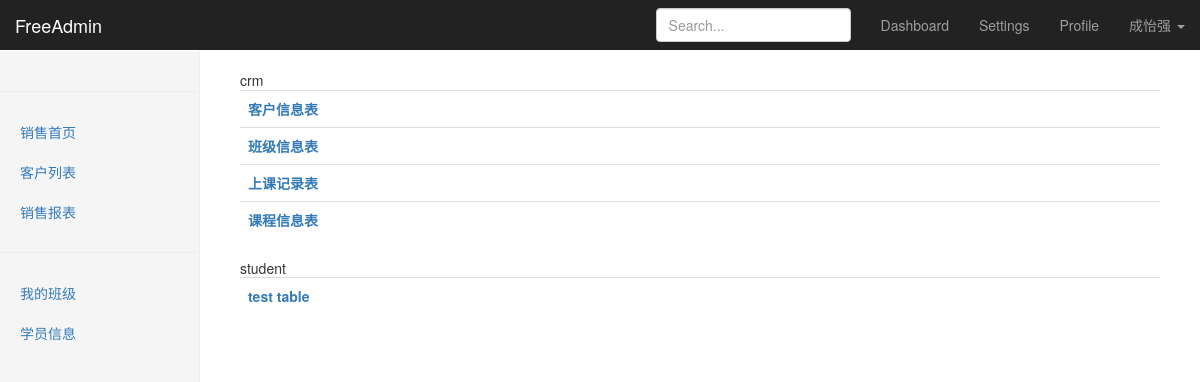
The page /freeadmin/ (signed in) on the database its author committed.
### crm/models.py (models this page shows, shortened)
class UserProfile(models.Model):
    user = models.OneToOneField(User)
    name = models.CharField(max_length=32)
    roles = models.ManyToManyField("Role", blank=True, null=True)
    class Meta:
        permissions = (
            ('crm_app_index', '可以查看freeadmin所有的app首页'),
            ('crm_table_list', '可以查看freeadmin表里的所有数据'),
            ('crm_table_list_view', '可以查看freeadmin表里每条数据的修改页'),
            ('crm_table_list_change', '可以修改freeadmin表里每条数据'),
            ('crm_table_list_add', '可以添加数据'),
        )

class Role(models.Model):
    name = models.CharField(unique=True, max_length=32)
    menus = models.ManyToManyField("Menu")

class Menu(models.Model):
    name = models.CharField(unique=True, max_length=32)
    url_type = models.SmallIntegerField(choices=((0, 'relative_name'), (1, 'absolute_url')))
    url_name = models.CharField(unique=True, max_length=128)

### freeadmin/permission.py (the view)
    def inner(*args, **kwargs):
        if not perm_check(*args, **kwargs):
            request = args[0]
            return render(request, 'freeadmin/page_403.html')
        return func(*args, **kwargs)

### freeadmin/permission.py (called while the page is built)
def check_permission(func):
    def inner(*args, **kwargs):
        if not perm_check(*args, **kwargs):
            request = args[0]
            return render(request, 'freeadmin/page_403.html')
        return func(*args, **kwargs)
    return inner

### freeadmin/templatetags/freeadmin_tags.py (called while the page is built)
@register.simple_tag
def get_model_verbose_name(model_obj):
    model_name = model_obj._meta.verbose_name if model_obj._meta.verbose_name else model_obj._meta.verbose_name_plural
    if not model_name:
        model_name = model_obj._meta.model_name
    return model_name

@register.simple_tag
def get_model_name(model_obj):
    return model_obj._meta.model_name

@register.simple_tag
def get_app_name(model_obj):
    return model_obj._meta.app_label

### freeadmin/views.py (called while the page is built)
@login_required
@permission.check_permission
def app_index(request):
    return render(request, 'freeadmin/app_index.html', {"site": base_admin.site})

### freeadmin/templates/freeadmin/app_index.html
{% extends 'freeadmin/index.html' %}
{% load freeadmin_tags  %}
{% block right-container-content %}
    {% for app,app_tables in site.registered_sites.items %}
    <table class="table table-hover">
    <thead>
        <tr>
            <h>{{ app }}</h>
        </tr>
    </thead>
      <tbody>
      {% for model_name,admin_class in app_tables.items %}
        <tr>
          <th scope="row"><a href="/freeadmin/{% get_app_name admin_class.model %}/{% get_model_name admin_class.model %}">{% get_model_verbose_name admin_class.model %}</a></th>
        </tr>
      {% endfor %}
      </tbody>
    </table>
    {% endfor %}
{% endblock %}

### freeadmin/templates/freeadmin/index.html (shortened to what this page needs)
{% extends "freeadmin/base.html" %}
{% block body %}
    {% block nav-bar %}
    <nav class="navbar navbar-inverse navbar-fixed-top">
      <div class="container-fluid">
        <div class="navbar-header">
          <a class="navbar-brand" href="http://v3.bootcss.com/examples/dashboard/#">FreeAdmin</a>
        </div>
        <div id="navbar" class="navbar-collapse collapse">
          <ul class="nav navbar-nav navbar-right">
            <li><a href="http://v3.bootcss.com/examples/dashboard/#">Dashboard</a></li>
            <li><a href="http://v3.bootcss.com/examples/dashboard/#">Settings</a></li>
            <li><a href="http://v3.bootcss.com/examples/dashboard/#">Profile</a></li>
            <li class="dropdown">
              <a href="#" class="dropdown-toggle" data-toggle="dropdown" role="button" aria-haspopup="true" aria-expanded="true">{{ request.user.userprofile.name }} <span class="caret"></span></a>
            </li>
          </ul>
          <form class="navbar-form navbar-right">
            <input type="text" class="form-control" placeholder="Search...">
          </form>
        </div>
      </div>
    </nav>
    {% endblock %}
    <div class="container-fluid">
      <div class="row">
          {% block side-bar %}
        <div class="col-sm-3 col-md-2 sidebar">
          <ul class="nav nav-sidebar">
              {% block side-bar-menus %}
              {% for role in request.user.userprofile.roles.all %}
                <hr>
                {% for menu in role.menus.all %}
                    <li><a href="{% if menu.url_type == 0  %}{% url menu.url_name %}{% else %}{{ menu.url_name }}{% endif %}">{{ menu.name }}</a></li>
                {% endfor %}
              {% endfor %}
              {% endblock %}
          </ul>
        </div>
          {% endblock %}
        {% block right-container %}
        <div class="col-sm-9 col-sm-offset-3 col-md-10 col-md-offset-2 main">
          {% block right-container-content %}{% endblock %}
        </div>
        {% endblock %}
      </div>
    </div>
{% endblock %}

### statics/css/dashboard.css (style rules this page uses)
body { padding-top: 50px; }
.navbar-fixed-top { border: 0; }
.sidebar { display: none; }
@media (min-width: 768px) { .sidebar { position: fixed; top: 51px; bottom: 0; left: 0; z-index: 1000; display: block; padding: 20px; overflow-x: hidden; overflow-y: auto; background-color: #f5f5f5; border-right: 1px solid #eee; } }
.nav-sidebar { margin-right: -21px; margin-bottom: 20px; margin-left: -20px; }
.nav-sidebar > li > a { padding-right: 20px; padding-left: 20px; }
.main { padding: 20px; }
@media (min-width: 768px) { .main { padding-right: 40px; padding-left: 40px; } }

### rows shown on the page
Menu: name "销售首页"
Menu: name "客户列表"
Menu: name "销售报表"
Menu: name "我的班级"
Menu: name "学员信息"

### other values the page prints
{{ request.user.userprofile.name }} "成怡强"
{{ app }} "crm" "student"
